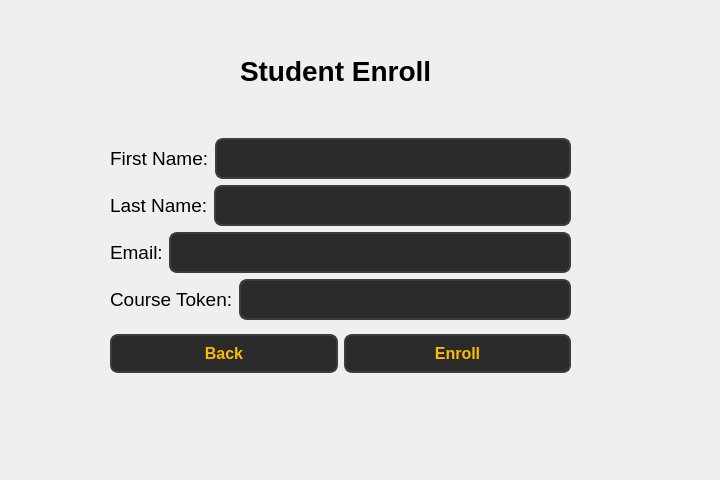
<?xml version="1.0" encoding="UTF-8"?>
<ui version="4.0">
 <class>Form</class>
 <widget class="QWidget" name="Form">
  <property name="geometry">
   <rect>
    <x>0</x>
    <y>0</y>
    <width>720</width>
    <height>480</height>
   </rect>
  </property>
  <property name="windowTitle">
   <string>Form</string>
  </property>
  <widget class="QLabel" name="label">
   <property name="geometry">
    <rect>
     <x>240</x>
     <y>50</y>
     <width>191</width>
     <height>41</height>
    </rect>
   </property>
   <property name="font">
    <font>
     <pointsize>21</pointsize>
     <bold>true</bold>
    </font>
   </property>
   <property name="text">
    <string>Student Enroll</string>
   </property>
  </widget>
  <widget class="QWidget" name="">
   <property name="geometry">
    <rect>
     <x>110</x>
     <y>130</y>
     <width>461</width>
     <height>252</height>
    </rect>
   </property>
   <layout class="QVBoxLayout" name="verticalLayout_2">
    <item>
     <layout class="QVBoxLayout" name="verticalLayout">
      <item>
       <layout class="QHBoxLayout" name="horizontalLayout_2">
        <item>
         <widget class="QLabel" name="label_2">
          <property name="font">
           <font>
            <pointsize>14</pointsize>
           </font>
          </property>
          <property name="text">
           <string>First Name:</string>
          </property>
         </widget>
        </item>
        <item>
         <widget class="QLineEdit" name="lineEdit">
          <property name="styleSheet">
           <string notr="true">QLineEdit {
        background-color: #2b2b2b;  /* Dark background */
        color: #fcba03;  /* Text color */
        border: 2px solid #3d3d3d;  /* Border color */
        border-radius: 8px;  /* Rounded corners */
        padding: 8px;  /* Padding inside the input field */
        font-size: 16px;  /* Font size */
        font-weight: bold;  /* Bold font */
    }

    QLineEdit:hover {
        background-color: #3d3d3d;  /* Background when hovered */
        border: 2px solid #fcba03;  /* Border color when hovered */
    }

    QLineEdit:focus {
        background-color: #1a1a1a;  /* Background when focused */
        border: 2px solid #fcba03;  /* Border color when focused */
        color: #ffffff;  /* Text color when focused */
    }</string>
          </property>
         </widget>
        </item>
       </layout>
      </item>
      <item>
       <layout class="QHBoxLayout" name="horizontalLayout">
        <item>
         <widget class="QLabel" name="label_4">
          <property name="font">
           <font>
            <pointsize>14</pointsize>
           </font>
          </property>
          <property name="text">
           <string>Last Name:</string>
          </property>
         </widget>
        </item>
        <item>
         <widget class="QLineEdit" name="lineEdit_2">
          <property name="styleSheet">
           <string notr="true">QLineEdit {
        background-color: #2b2b2b;  /* Dark background */
        color: #fcba03;  /* Text color */
        border: 2px solid #3d3d3d;  /* Border color */
        border-radius: 8px;  /* Rounded corners */
        padding: 8px;  /* Padding inside the input field */
        font-size: 16px;  /* Font size */
        font-weight: bold;  /* Bold font */
    }

    QLineEdit:hover {
        background-color: #3d3d3d;  /* Background when hovered */
        border: 2px solid #fcba03;  /* Border color when hovered */
    }

    QLineEdit:focus {
        background-color: #1a1a1a;  /* Background when focused */
        border: 2px solid #fcba03;  /* Border color when focused */
        color: #ffffff;  /* Text color when focused */
    }</string>
          </property>
         </widget>
        </item>
       </layout>
      </item>
      <item>
       <layout class="QHBoxLayout" name="horizontalLayout_3">
        <item>
         <widget class="QLabel" name="label_5">
          <property name="font">
           <font>
            <pointsize>14</pointsize>
           </font>
          </property>
          <property name="text">
           <string>Email:</string>
          </property>
         </widget>
        </item>
        <item>
         <widget class="QLineEdit" name="lineEdit_3">
          <property name="styleSheet">
           <string notr="true">QLineEdit {
        background-color: #2b2b2b;  /* Dark background */
        color: #fcba03;  /* Text color */
        border: 2px solid #3d3d3d;  /* Border color */
        border-radius: 8px;  /* Rounded corners */
        padding: 8px;  /* Padding inside the input field */
        font-size: 16px;  /* Font size */
        font-weight: bold;  /* Bold font */
    }

    QLineEdit:hover {
        background-color: #3d3d3d;  /* Background when hovered */
        border: 2px solid #fcba03;  /* Border color when hovered */
    }

    QLineEdit:focus {
        background-color: #1a1a1a;  /* Background when focused */
        border: 2px solid #fcba03;  /* Border color when focused */
        color: #ffffff;  /* Text color when focused */
    }</string>
          </property>
         </widget>
        </item>
       </layout>
      </item>
      <item>
       <layout class="QHBoxLayout" name="horizontalLayout_4">
        <item>
         <widget class="QLabel" name="label_3">
          <property name="font">
           <font>
            <pointsize>14</pointsize>
           </font>
          </property>
          <property name="text">
           <string>Course Token:</string>
          </property>
         </widget>
        </item>
        <item>
         <widget class="QLineEdit" name="lineEdit_4">
          <property name="styleSheet">
           <string notr="true">QLineEdit {
        background-color: #2b2b2b;  /* Dark background */
        color: #fcba03;  /* Text color */
        border: 2px solid #3d3d3d;  /* Border color */
        border-radius: 8px;  /* Rounded corners */
        padding: 8px;  /* Padding inside the input field */
        font-size: 16px;  /* Font size */
        font-weight: bold;  /* Bold font */
    }

    QLineEdit:hover {
        background-color: #3d3d3d;  /* Background when hovered */
        border: 2px solid #fcba03;  /* Border color when hovered */
    }

    QLineEdit:focus {
        background-color: #1a1a1a;  /* Background when focused */
        border: 2px solid #fcba03;  /* Border color when focused */
        color: #ffffff;  /* Text color when focused */
    }</string>
          </property>
          <property name="echoMode">
           <enum>QLineEdit::EchoMode::Password</enum>
          </property>
         </widget>
        </item>
       </layout>
      </item>
     </layout>
    </item>
    <item>
     <layout class="QHBoxLayout" name="horizontalLayout_5">
      <item>
       <widget class="QPushButton" name="pushButton_back">
        <property name="styleSheet">
         <string notr="true">QPushButton {
        background-color: #2b2b2b;  
        color: #fcba03;              
        border: 2px solid #3d3d3d;      
        border-radius: 8px;          
        padding: 8px 16px;            
        font-size: 16px;            
        font-weight: bold;
    
    }

    QPushButton:hover {
        background-color: #fcba03;
		 color: #000000;
        border: 2px solid #5a5a5a;    
    }

    QPushButton:pressed {
        background-color: #1a1a1a;      
        border: 2px solid #2b2b2b;      
    }</string>
        </property>
        <property name="text">
         <string>Back</string>
        </property>
       </widget>
      </item>
      <item>
       <widget class="QPushButton" name="pushButton">
        <property name="styleSheet">
         <string notr="true">QPushButton {
        background-color: #2b2b2b;  
        color: #fcba03;              
        border: 2px solid #3d3d3d;      
        border-radius: 8px;          
        padding: 8px 16px;            
        font-size: 16px;            
        font-weight: bold;
    
    }

    QPushButton:hover {
        background-color: #fcba03;
		 color: #000000;
        border: 2px solid #5a5a5a;    
    }

    QPushButton:pressed {
        background-color: #1a1a1a;      
        border: 2px solid #2b2b2b;      
    }</string>
        </property>
        <property name="text">
         <string>Enroll</string>
        </property>
       </widget>
      </item>
     </layout>
    </item>
   </layout>
  </widget>
 </widget>
 <resources/>
 <connections/>
</ui>
